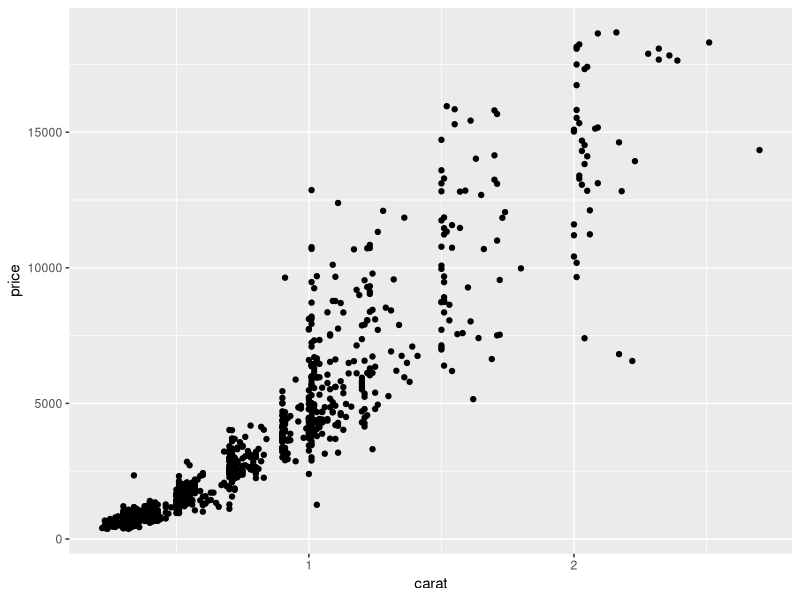
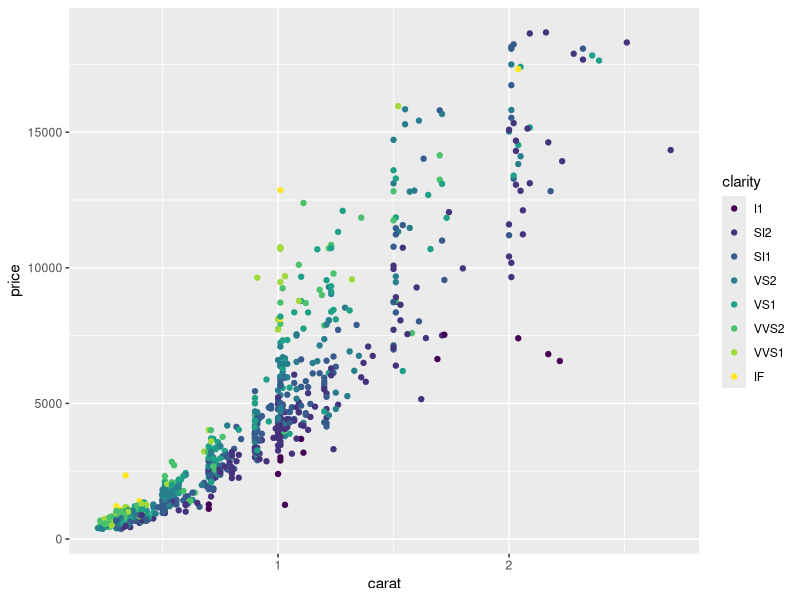
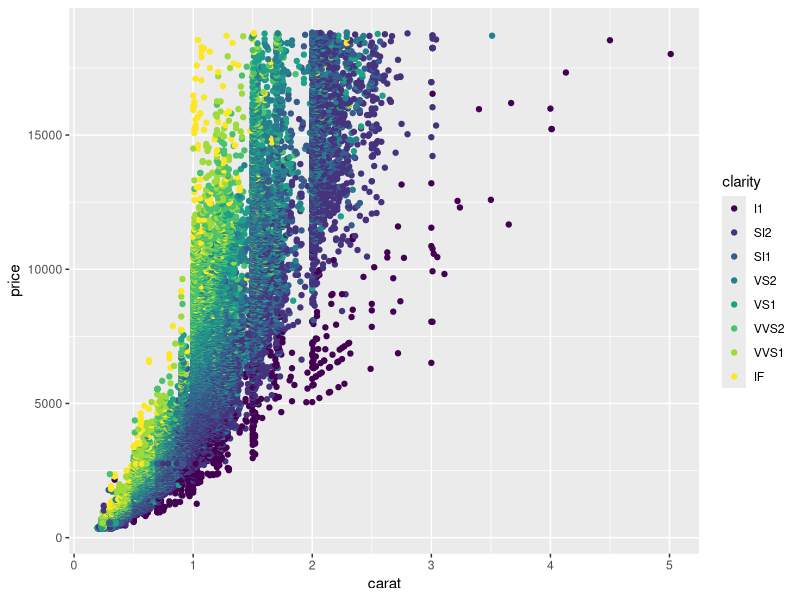
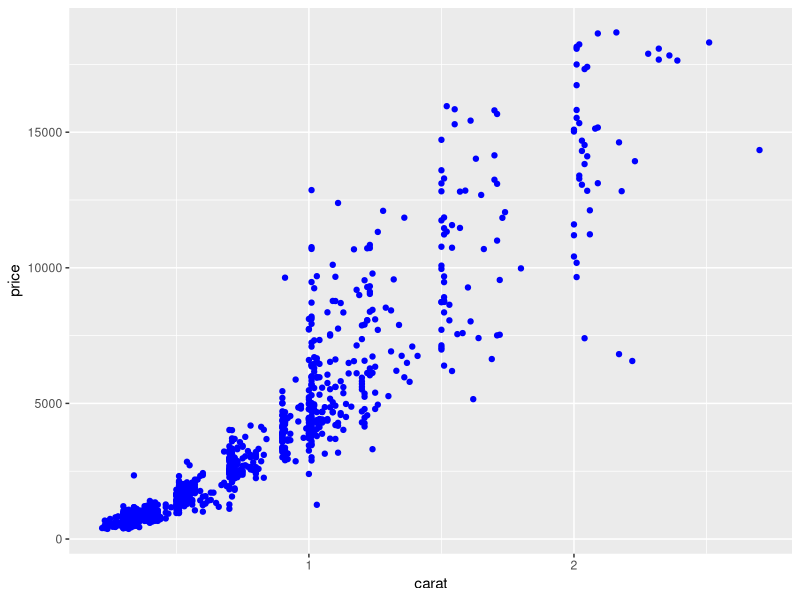
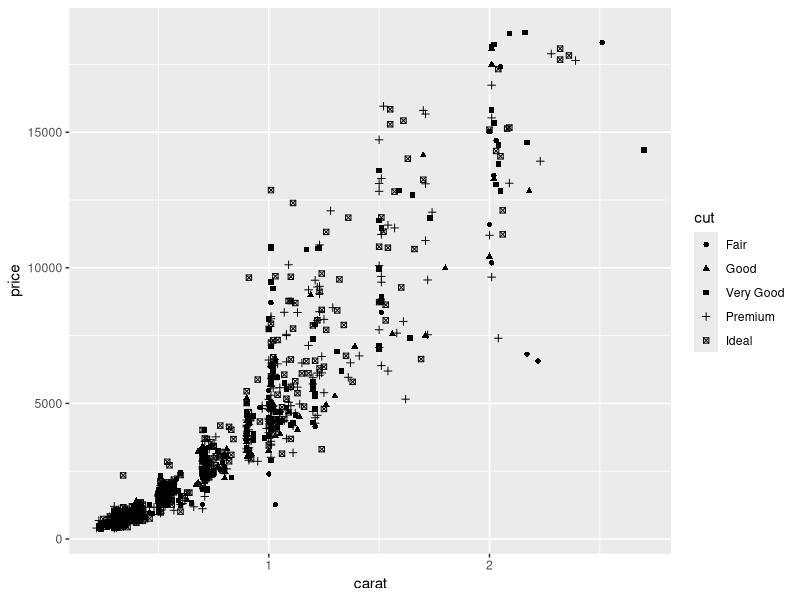
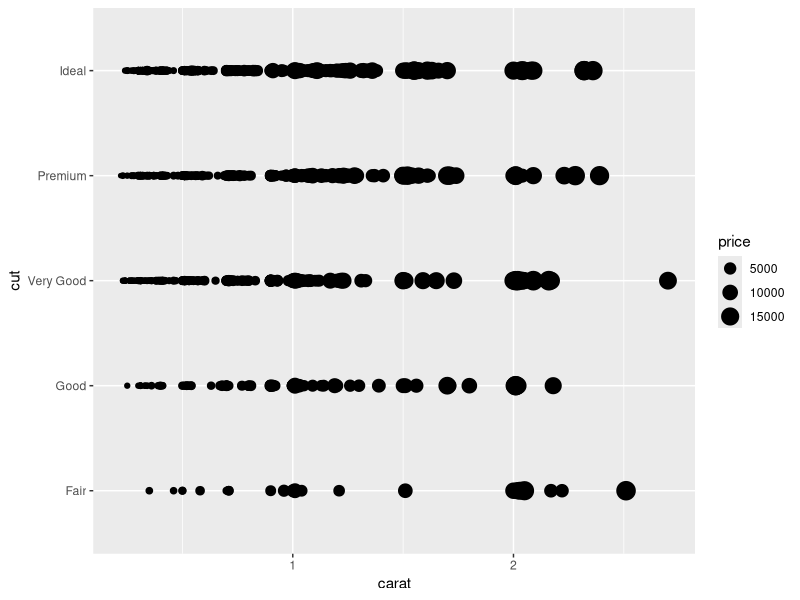
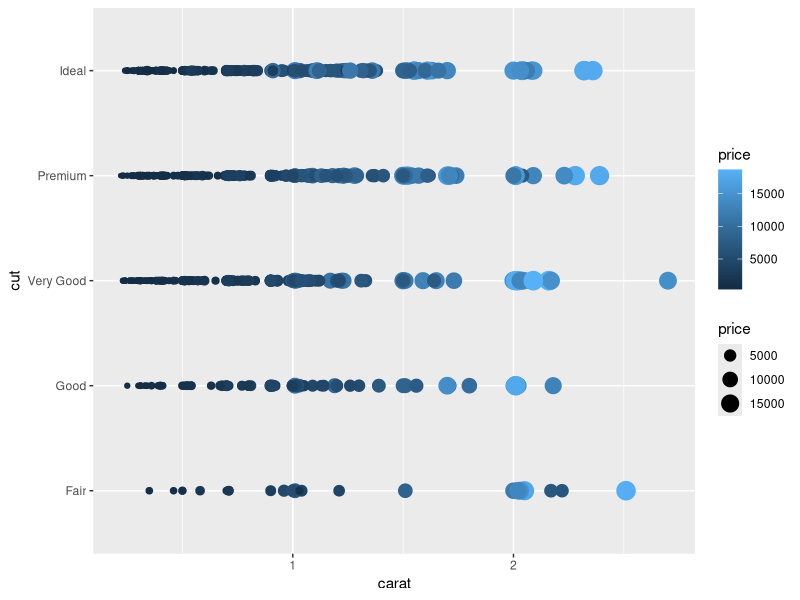
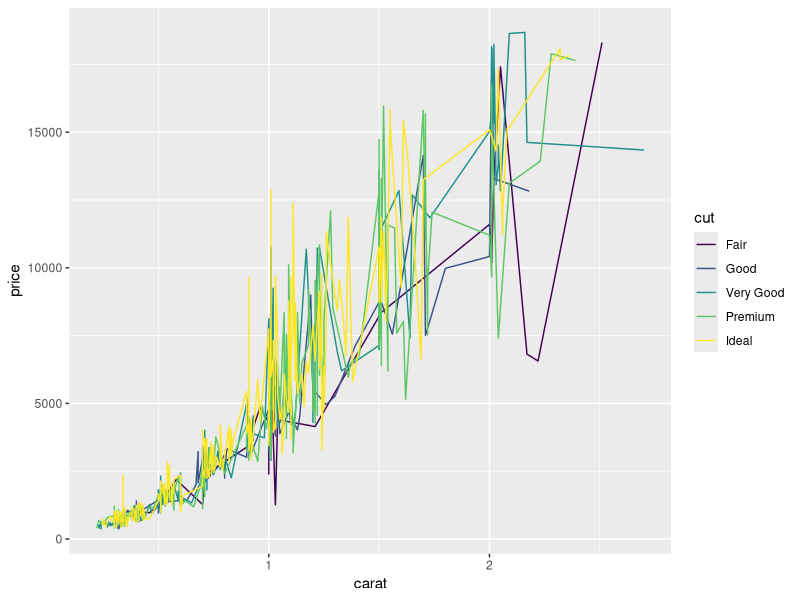

Write R code to recreate these figures, in order.
# エクササイズ1: このエクササイズでは`ggplot2`というライブラリを用いてデータ可視化について学んでいきます

# `ggplot2`パッケージをインストール、ロードして下さい
install.packages("ggplot2")
library("ggplot2")

# `dplyr`パッケージをロードして下さい
library("dplyr")

# このエクササイズでは`ggplot`ライブラリに含まれている`diamonds`データセットを用います
# `?diamonds`コマンドでデータセットに関する理解を深めて下さい
# また、データセットの列名や行数を確認して下さい
?diamonds
colnames(diamonds)
nrow(diamonds)

# このデータセットには膨大な行数があります
# そのため、`diamonds_sample`という変数に、`diamonds`からランダムに抽出した１０００行を代入して下さい
# ランダムに行を抽出するには`sample_n()`を用いて下さい
diamonds_sample <- sample_n(diamonds, 1000)

# `diamonds_sample`を対象に散布図を描画して下さい
# この時、x軸には`carat`をy軸には`price`を指定して下さい
ggplot(data = diamonds_sample) +
  geom_point(mapping = aes(x = carat, y = price))

# 上の散布図を、`clarity`で色分けして下さい
ggplot(data = diamonds_sample) +
  geom_point(mapping = aes(x = carat, y = price, color = clarity))

# `diamonds`を対象に、上と同じ散布図を再度描画して下さい
# 散布図の描画には時間がかかる場合があります
ggplot(data = diamonds) +
  geom_point(mapping = aes(x = carat, y = price, color = clarity))

# `diamonds_sample`を対象に散布図を描画して下さい
# この時、x軸には`carat`を、y軸には`price`を、散布図の各点の色に青色を指定して下さい
ggplot(data = diamonds_sample) +
  geom_point(mapping = aes(x = carat, y = price), color = "blue")

# `diamonds_sample`を対象に散布図を描画して下さい
# この時、x軸には`carat`を、y軸には`price`を、各点の形状には`cut`を指定して下さい
ggplot(data = diamonds_sample) +
  geom_point(mapping = aes(x = carat, y = price, shape = cut))

# `diamonds_sample`を対象に散布図を描画して下さい
# この時、x軸には`carat`を、y軸には`cut`を、各点のサイズに`price`を指定して下さい
ggplot(data = diamonds_sample) +
  geom_point(mapping = aes(x = carat, y = cut, size = price))

# この散布図の各点を`price`を用いて色をつけてください
ggplot(data = diamonds_sample) +
  geom_point(mapping = aes(x = carat, y = cut, size = price, color = price))

# `diamonds_sample`を対象に折れ線グラフを描画して下さい
# この時、x軸には`carat`を、y軸には`price`を、色には`cut`を指定して下さい
ggplot(data = diamonds_sample) +
  geom_line(mapping = aes(x = carat, y = price, color = cut))

# 上のグラフを`geom_line()`ではなく、`geom_smooth()`で描き直してください
ggplot(data = diamonds_sample) +
  geom_smooth(mapping = aes(x = carat, y = price, color = cut))

# `diamonds_sample`を対象に棒グラフを描画して下さい
# この時、x軸には`cut`を、y軸には`price`を指定して下さい
# この棒グラフを描画すると、y軸は各`carat`別の`price`の合計になります！
ggplot(data = diamonds_sample) +
  geom_col(mapping = aes(x = cut, y = price))

# この棒グラフを対象に、fillに`clarity`を指定して再度描画してみて下さい
ggplot(data = diamonds_sample) +
  geom_col(mapping = aes(x = cut, y = price, fill = clarity))

# `diamonds_sample`を対象に散布図と線グラフ(`geom_smooth()`)を描画して下さい
# この時、それぞれのグラフのx軸には`carat`を、y軸には`price`を、色には`cut`を指定して下さい
ggplot(data = diamonds_sample) +
  geom_point(mapping = aes(x = carat, y = price, color = cut), alpha = 0.3) +
  geom_smooth(mapping = aes(x = carat, y = price, color = cut), se = FALSE)

## ボーナスエクササイズ

# `clarity`別のダイヤモンドの平均価格を算出し、`clarity_summary`という変数に代入して下さい
# この時、価格の標準偏差と標準誤差も算出して下さい
# 標準偏差は`sd()`で、標準誤差は標準偏差を`price`の個数の平方根で割ったものになります
clarity_summary <- diamonds %>%
  group_by(clarity) %>%
  summarize(mean = mean(price), sd = sd(price), se = sd / sqrt(length(price)))

# `clarity_summary`を対象に棒グラフを描画して下さい
# また、geom_errorbar()を用いて標準誤差を棒グラフに重ね書きして下さい
ggplot(data = clarity_summary, mapping = aes(x = clarity, y = mean)) +
  geom_bar(mapping = aes(fill = clarity), stat = "identity") +
  geom_errorbar(mapping = aes(ymin = (mean - se), ymax = (mean + se)))
